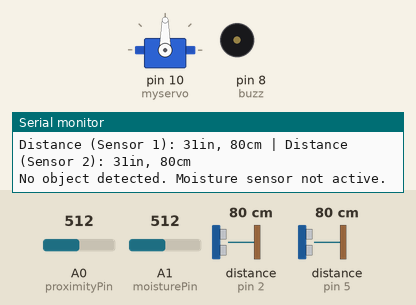
A sketch run on a simulated Arduino Uno, built with avr-gcc and run on an emulated ATmega328P. Shown: servo, buzzer (waves = sounding, pin HIGH), the last lines printed to the serial monitor. Wiring (inferred from the names in the program): 2 × ultrasonic range finder: trigger pin 3, echo pin 2 / trigger pin 4, echo pin 5. The test bench sets the inputs (shaded band); at power-on: A0 (proximityPin) = 512, distance to the obstacle (sensors on pin 2, pin 5) 80 cm, A1 (moisturePin) = 512. The echo pulse lasts 58.3 µs per cm; pins used as bus, display or sensor lines are not drawn.

Above: at 1.3 s.
1.4 s: A0 (proximityPin) set to 218
4.6 s: A0 (proximityPin) set to 191
At 6.3 s:
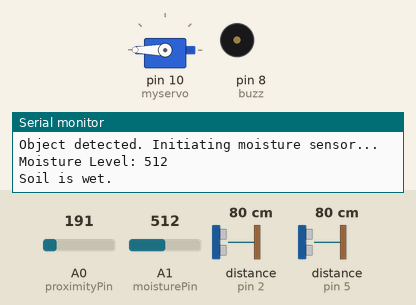
6.6 s: distance to the obstacle (sensor on pin 2) set to 9 cm
9.5 s: distance to the obstacle (sensor on pin 2) set to 6 cm
At 12.5 s:
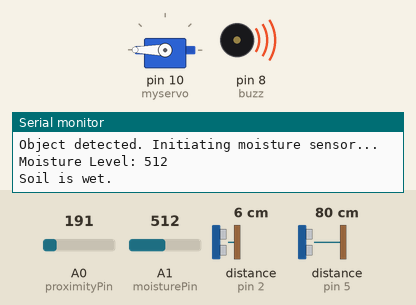
12.7 s: A0 (proximityPin) set to 210
At 15.6 s:
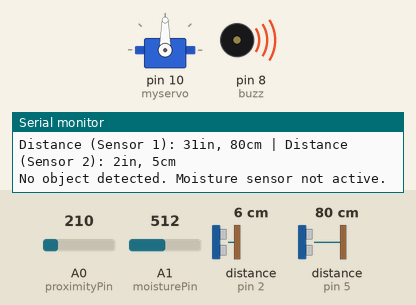
Timing chart, 0 to 17.1 s (numbered marks = the images above; inputs shaded):
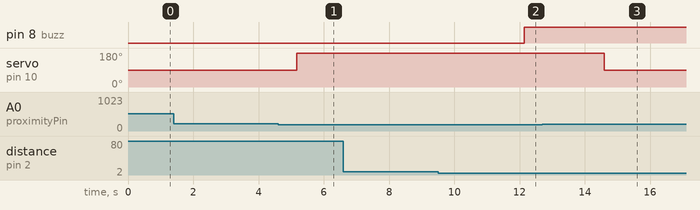

The sketch:

SmartBin.ino
```cpp
#include <Servo.h>

Servo myservo;

int proximityPin = A0; // Analog pin for the proximity sensor
int moisturePin = A1; // Analog pin for the soil moisture sensor
int proximityValue = 0;
int moistureValue = 0;
const int proximityThreshold = 200; // Adjust this threshold based on your sensor readings for a reduced range

#define trigPin 4
#define echoPin 5
#define trigPin1 3
#define echoPin1 2
#define buzz 8

void setup() {
  myservo.attach(10); // Attach the servo to pin 10
  myservo.write(90); // Initialize the servo at 90 degrees (center position)
  Serial.begin(9600); // Initialize serial communication at 9600 bps

  pinMode(trigPin, OUTPUT);
  pinMode(echoPin, INPUT);
  pinMode(trigPin1, OUTPUT);
  pinMode(echoPin1, INPUT);
  pinMode(buzz, OUTPUT);
}

void loop() {
  // Ultrasonic sensor code to measure distance
  long duration, duration1, inches1, cm1, inches, cm;

  // The PING))) is triggered by a HIGH pulse of 2 or more microseconds.
  // Give a short LOW pulse beforehand to ensure a clean HIGH pulse:
  digitalWrite(trigPin, LOW);
  delayMicroseconds(2);
  digitalWrite(trigPin, HIGH);
  delayMicroseconds(5);
  digitalWrite(trigPin, LOW);
  duration = pulseIn(echoPin, HIGH);
  inches = microsecondsToInches(duration);
  cm = microsecondsToCentimeters(duration);

  digitalWrite(trigPin1, LOW);
  delayMicroseconds(2);
  digitalWrite(trigPin1, HIGH);
  delayMicroseconds(5);
  digitalWrite(trigPin1, LOW);

  // Take a reading on echo pin
  duration1 = pulseIn(echoPin1, HIGH);

  // Convert the time into a distance
  inches1 = microsecondsToInches(duration1);
  cm1 = microsecondsToCentimeters(duration1);

  Serial.print("Distance (Sensor 1): ");
  Serial.print(inches);
  Serial.print("in, ");
  Serial.print(cm);
  Serial.print("cm | ");

  Serial.print("Distance (Sensor 2): ");
  Serial.print(inches1);
  Serial.print("in, ");
  Serial.print(cm1);
  Serial.print("cm");
  Serial.println();

  proximityValue = analogRead(proximityPin); // Read the proximity sensor (analog)

  if (proximityValue < proximityThreshold) {
    // Object detected by the proximity sensor
    Serial.println("Object detected. Initiating moisture sensor...");

    // Read the soil moisture sensor (analog pin)
    moistureValue = analogRead(moisturePin);

    Serial.print("Moisture Level: ");
    Serial.println(moistureValue);

    if (moistureValue < 1000) {
      Serial.println("Soil is wet.");
      myservo.write(180);
      delay(1300);// Turn servo left (counter-clockwise) by 90 degrees
      // Turn servo right (clockwise) by 90 degrees
    } else if (moistureValue >= 1000) {
      Serial.println("Soil is dry.");
      myservo.write(0);
      delay(1300);// Turn servo left (counter-clockwise) by 90 degrees
    }
  } else {
    // No object detected, skip moisture sensor reading
    Serial.println("No object detected. Moisture sensor not active.");
    myservo.write(90); // Keep the servo at 90 degrees (center position)
  }

  // Check ultrasonic sensor readings and activate the buzzer if required
  if (inches < 3 || inches1 < 3) {
    digitalWrite(buzz, HIGH);
    delay(500);
  } else {
    digitalWrite(buzz, LOW);
    delay(500);
  }
}

long microsecondsToInches(long microseconds) {
  return microseconds / 74 / 2;
}

long microsecondsToCentimeters(long microseconds) {
  return microseconds / 29 / 2;
}
```

Measured:
- the behaviour switches between 200 and 199 on A0 (proximityPin) (found by bisection; images 0 and 1)
- the behaviour switches between 8 and 7 cm on distance to the obstacle (sensor on pin 2) (found by bisection; images 1 and 2)
- after the input at 4.6 s, servo on pin 10 (myservo): 90° → 180° after 0.57 s
- after the input at 9.5 s, pin 8 (buzz): LOW → HIGH after 2.6 s
- after the input at 12.7 s, servo on pin 10 (myservo): 180° → 90° after 1.9 s
